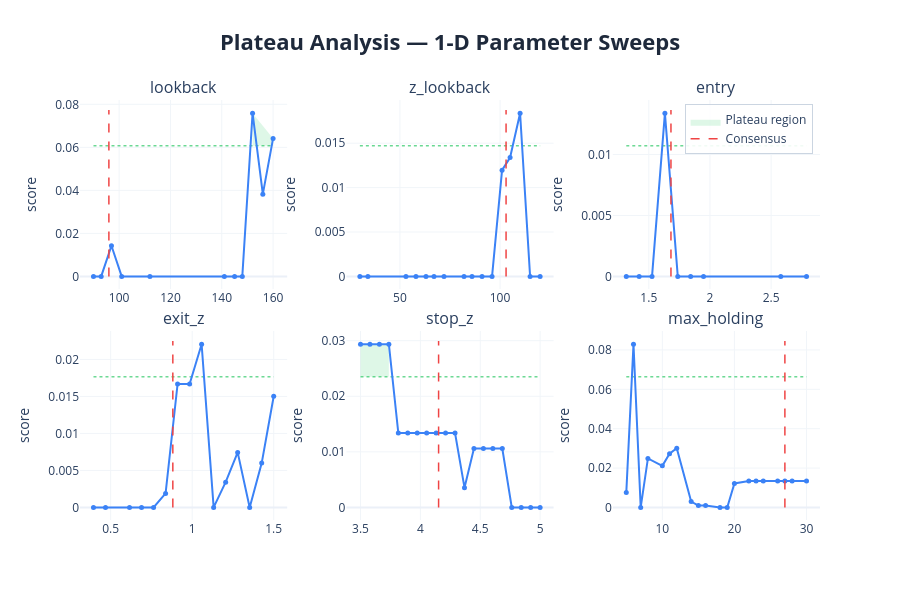

Notebook cell for this chart:
### Markdown cell above
### 1-D Sweep Charts
| Element | Meaning | Good | Bad |
|---------|---------|------|-----|
| **Blue curve** | Composite score at each value of the parameter, with all others held at consensus | Flat-topped curve — performance is insensitive to the exact value | Narrow spike — optimizer latched onto one specific value, everything nearby is worse |
| **Red dashed line** | Where the consensus value sits | On the flat top of the curve | On a steep slope or at the edge of a cliff |
| **Green dashed line** | Cutoff at 80% of peak score — the boundary between plateau and non-plateau | Blue curve stays above this line across most of the range | Blue curve dips below it quickly either side of the peak |
| **Green shading** | Plateau region — all values where the score stays within 20% of the peak | Wide green band spanning most of the range (robust) | Thin sliver or no shading at all (fragile/overfit) |

**Pairs-specific interpretation:**
- `lookback` sweep with a valley in the middle often means short windows capture noise, long windows miss regime changes — look for a stable plateau in between.
- `entry` sweep that peaks sharply at one value and collapses at ±0.2 means the spread distribution is very specific — the strategy is fragile to z-score calibration.

### Code cell
os.makedirs('outputs', exist_ok=True)

# ── visual sweep curves ───────────────────────────────────────────────────
plot_plateau_analysis(
    sweep_results    = sweep_results,
    consensus_params = results['consensus_params'],
    param_defs       = PARAM_DEFS,
    fixed_params     = FIXED_PARAMS,
    threshold        = 0.20,
    show             = False,
    save_html        = 'outputs/wf_plateau_analysis.html',
)

### Figure 1 — Plotly figure (JSON) as saved in the notebook; plotly's stock layout.template omitted (floating-point values rounded to 4 significant figures)
{"data": [{"fill": "toself", "fillcolor": "rgba(34, 197, 94, 0.15)", "hoverinfo": "skip", "line": {"color": "rgba(0,0,0,0)"}, "name": "Plateau region", "showlegend": true, "type": "scatter", "x": [152, 160, 160, 152], "xaxis": "x", "y": [0.07586, 0.06416, 0.06069, 0.06069], "yaxis": "y"}, {"hoverinfo": "skip", "line": {"color": "#22c55e", "dash": "dot", "width": 1}, "mode": "lines", "showlegend": false, "type": "scatter", "x": [90, 160], "xaxis": "x", "y": [0.06069, 0.06069], "yaxis": "y"}, {"hovertemplate": "<b>lookback</b><br>Value: %{x:.4g}<br>Score: %{y:.4f}<br><extra></extra>", "line": {"color": "#3b82f6", "width": 2}, "marker": {"size": 5}, "mode": "lines+markers", "name": "lookback", "showlegend": false, "type": "scatter", "x": [90, 93, 97, 101, 112, 141, 145, 148, 152, 156, 160], "xaxis": "x", "y": [0, 0, 0.01423, 0, 0, 0, 0, 0, 0.07586, 0.03824, 0.06416], "yaxis": "y"}, {"hoverinfo": "skip", "line": {"color": "#ef4444", "dash": "dash", "width": 1.5}, "mode": "lines", "name": "Consensus", "showlegend": true, "type": "scatter", "x": [96, 96], "xaxis": "x", "y": [0, 0.07738], "yaxis": "y"}, {"fill": "toself", "fillcolor": "rgba(34, 197, 94, 0.15)", "hoverinfo": "skip", "line": {"color": "rgba(0,0,0,0)"}, "name": "Plateau region", "showlegend": false, "type": "scatter", "x": [110, 110], "xaxis": "x2", "y": [0.01838, 0.0147], "yaxis": "y2"}, {"hoverinfo": "skip", "line": {"color": "#22c55e", "dash": "dot", "width": 1}, "mode": "lines", "showlegend": false, "type": "scatter", "x": [30, 120], "xaxis": "x2", "y": [0.0147, 0.0147], "yaxis": "y2"}, {"hovertemplate": "<b>z_lookback</b><br>Value: %{x:.4g}<br>Score: %{y:.4f}<br><extra></extra>", "line": {"color": "#3b82f6", "width": 2}, "marker": {"size": 5}, "mode": "lines+markers", "name": "z_lookback", "showlegend": false, "type": "scatter", "x": [30, 34, 53, 58, 63, 67, 72, 82, 86, 91, 96, 101, 105, 110, 115, 120], "xaxis": "x2", "y": [0, 0, 0, 0, 0, 0, 0, 0, 0, 0, 0, 0.01197, 0.01339, 0.01838, 0, 0], "yaxis": "y2"}, {"hoverinfo": "skip", "line": {"color": "#ef4444", "dash": "dash", "width": 1.5}, "mode": "lines", "name": "Consensus", "showlegend": false, "type": "scatter", "x": [103, 103], "xaxis": "x2", "y": [0, 0.01875], "yaxis": "y2"}, {"fill": "toself", "fillcolor": "rgba(34, 197, 94, 0.15)", "hoverinfo": "skip", "line": {"color": "rgba(0,0,0,0)"}, "name": "Plateau region", "showlegend": false, "type": "scatter", "x": [1.632, 1.632], "xaxis": "x3", "y": [0.01339, 0.01071], "yaxis": "y3"}, {"hoverinfo": "skip", "line": {"color": "#22c55e", "dash": "dot", "width": 1}, "mode": "lines", "showlegend": false, "type": "scatter", "x": [1.316, 2.789], "xaxis": "x3", "y": [0.01071, 0.01071], "yaxis": "y3"}, {"hovertemplate": "<b>entry</b><br>Value: %{x:.4g}<br>Score: %{y:.4f}<br><extra></extra>", "line": {"color": "#3b82f6", "width": 2}, "marker": {"size": 5}, "mode": "lines+markers", "name": "entry", "showlegend": false, "type": "scatter", "x": [1.316, 1.421, 1.526, 1.632, 1.737, 1.842, 1.947, 2.579, 2.789], "xaxis": "x3", "y": [0, 0, 0, 0.01339, 0, 0, 0, 0, 0], "yaxis": "y3"}, {"hoverinfo": "skip", "line": {"color": "#ef4444", "dash": "dash", "width": 1.5}, "mode": "lines", "name": "Consensus", "showlegend": false, "type": "scatter", "x": [1.681, 1.681], "xaxis": "x3", "y": [0, 0.01366], "yaxis": "y3"}, {"fill": "toself", "fillcolor": "rgba(34, 197, 94, 0.15)", "hoverinfo": "skip", "line": {"color": "rgba(0,0,0,0)"}, "name": "Plateau region", "showlegend": false, "type": "scatter", "x": [1.058, 1.058], "xaxis": "x4", "y": [0.02206, 0.01765], "yaxis": "y4"}, {"hoverinfo": "skip", "line": {"color": "#22c55e", "dash": "dot", "width": 1}, "mode": "lines", "showlegend": false, "type": "scatter", "x": [0.3947, 1.5], "xaxis": "x4", "y": [0.01765, 0.01765], "yaxis": "y4"}, {"hovertemplate": "<b>exit_z</b><br>Value: %{x:.4g}<br>Score: %{y:.4f}<br><extra></extra>", "line": {"color": "#3b82f6", "width": 2}, "marker": {"size": 5}, "mode": "lines+markers", "name": "exit_z", "showlegend": false, "type": "scatter", "x": [0.3947, 0.4684, 0.6158, 0.6895, 0.7632, 0.8368, 0.9105, 0.9842, 1.058, 1.132, 1.205, 1.279, 1.353, 1.426, 1.5], "xaxis": "x4", "y": [0, 0, 0, 0, 0, 0.001892, 0.01669, 0.01669, 0.02206, 0, 0.003415, 0.007434, 0, 0.005993, 0.01503], "yaxis": "y4"}, {"hoverinfo": "skip", "line": {"color": "#ef4444", "dash": "dash", "width": 1.5}, "mode": "lines", "name": "Consensus", "showlegend": false, "type": "scatter", "x": [0.8813, 0.8813], "xaxis": "x4", "y": [0, 0.0225], "yaxis": "y4"}, {"fill": "toself", "fillcolor": "rgba(34, 197, 94, 0.15)", "hoverinfo": "skip", "line": {"color": "rgba(0,0,0,0)"}, "name": "Plateau region", "showlegend": false, "type": "scatter", "x": [3.5, 3.579, 3.658, 3.737, 3.737, 3.658, 3.579, 3.5], "xaxis": "x5", "y": [0.02937, 0.02937, 0.02937, 0.02937, 0.0235, 0.0235, 0.0235, 0.0235], "yaxis": "y5"}, {"hoverinfo": "skip", "line": {"color": "#22c55e", "dash": "dot", "width": 1}, "mode": "lines", "showlegend": false, "type": "scatter", "x": [3.5, 5], "xaxis": "x5", "y": [0.0235, 0.0235], "yaxis": "y5"}, {"hovertemplate": "<b>stop_z</b><br>Value: %{x:.4g}<br>Score: %{y:.4f}<br><extra></extra>", "line": {"color": "#3b82f6", "width": 2}, "marker": {"size": 5}, "mode": "lines+markers", "name": "stop_z", "showlegend": false, "type": "scatter", "x": [3.5, 3.579, 3.658, 3.737, 3.816, 3.895, 3.974, 4.053, 4.132, 4.211, 4.289, 4.368, 4.447, 4.526, 4.605, 4.684, 4.763, 4.842, 4.921, 5], "xaxis": "x5", "y": [0.02937, 0.02937, 0.02937, 0.02937, 0.01339, 0.01339, 0.01339, 0.01339, 0.01339, 0.01339, 0.01339, 0.003554, 0.01059, 0.01059, 0.01059, 0.01059, 0, 0, 0, 0], "yaxis": "y5"}, {"hoverinfo": "skip", "line": {"color": "#ef4444", "dash": "dash", "width": 1.5}, "mode": "lines", "name": "Consensus", "showlegend": false, "type": "scatter", "x": [4.152, 4.152], "xaxis": "x5", "y": [0, 0.02996], "yaxis": "y5"}, {"fill": "toself", "fillcolor": "rgba(34, 197, 94, 0.15)", "hoverinfo": "skip", "line": {"color": "rgba(0,0,0,0)"}, "name": "Plateau region", "showlegend": false, "type": "scatter", "x": [6, 6], "xaxis": "x6", "y": [0.08292, 0.06634], "yaxis": "y6"}, {"hoverinfo": "skip", "line": {"color": "#22c55e", "dash": "dot", "width": 1}, "mode": "lines", "showlegend": false, "type": "scatter", "x": [5, 30], "xaxis": "x6", "y": [0.06634, 0.06634], "yaxis": "y6"}, {"hovertemplate": "<b>max_holding</b><br>Value: %{x:.4g}<br>Score: %{y:.4f}<br><extra></extra>", "line": {"color": "#3b82f6", "width": 2}, "marker": {"size": 5}, "mode": "lines+markers", "name": "max_holding", "showlegend": false, "type": "scatter", "x": [5, 6, 7, 8, 10, 11, 12, 14, 15, 16, 18, 19, 20, 22, 23, 24, 26, 27, 28, 30], "xaxis": "x6", "y": [0.00753, 0.08292, 0, 0.02487, 0.02114, 0.02732, 0.03006, 0.002971, 0.0009601, 0.0009314, 0, 0, 0.01216, 0.01339, 0.01339, 0.01339, 0.01339, 0.01339, 0.01339, 0.01339], "yaxis": "y6"}, {"hoverinfo": "skip", "line": {"color": "#ef4444", "dash": "dash", "width": 1.5}, "mode": "lines", "name": "Consensus", "showlegend": false, "type": "scatter", "x": [27, 27], "xaxis": "x6", "y": [0, 0.08458], "yaxis": "y6"}], "layout": {"annotations": [{"font": {"size": 16}, "showarrow": false, "text": "lookback", "x": 0.14, "xanchor": "center", "xref": "paper", "y": 1, "yanchor": "bottom", "yref": "paper"}, {"font": {"size": 16}, "showarrow": false, "text": "z_lookback", "x": 0.5, "xanchor": "center", "xref": "paper", "y": 1, "yanchor": "bottom", "yref": "paper"}, {"font": {"size": 16}, "showarrow": false, "text": "entry", "x": 0.86, "xanchor": "center", "xref": "paper", "y": 1, "yanchor": "bottom", "yref": "paper"}, {"font": {"size": 16}, "showarrow": false, "text": "exit_z", "x": 0.14, "xanchor": "center", "xref": "paper", "y": 0.45, "yanchor": "bottom", "yref": "paper"}, {"font": {"size": 16}, "showarrow": false, "text": "stop_z", "x": 0.5, "xanchor": "center", "xref": "paper", "y": 0.45, "yanchor": "bottom", "yref": "paper"}, {"font": {"size": 16}, "showarrow": false, "text": "max_holding", "x": 0.86, "xanchor": "center", "xref": "paper", "y": 0.45, "yanchor": "bottom", "yref": "paper"}], "height": 600, "legend": {"bgcolor": "rgba(255, 255, 255, 0.9)", "bordercolor": "#cbd5e1", "borderwidth": 1, "x": 0.99, "xanchor": "right", "y": 0.99, "yanchor": "top"}, "title": {"font": {"color": "#1E293B", "size": 22}, "text": "<b>Plateau Analysis — 1-D Parameter Sweeps</b>", "x": 0.5, "xanchor": "center"}, "xaxis": {"anchor": "y", "domain": [0, 0.28], "gridcolor": "#f1f5f9", "gridwidth": 1, "showgrid": true}, "xaxis2": {"anchor": "y2", "domain": [0.36, 0.64], "gridcolor": "#f1f5f9", "gridwidth": 1, "showgrid": true}, "xaxis3": {"anchor": "y3", "domain": [0.72, 1], "gridcolor": "#f1f5f9", "gridwidth": 1, "showgrid": true}, "xaxis4": {"anchor": "y4", "domain": [0, 0.28], "gridcolor": "#f1f5f9", "gridwidth": 1, "showgrid": true}, "xaxis5": {"anchor": "y5", "domain": [0.36, 0.64], "gridcolor": "#f1f5f9", "gridwidth": 1, "showgrid": true}, "xaxis6": {"anchor": "y6", "domain": [0.72, 1], "gridcolor": "#f1f5f9", "gridwidth": 1, "showgrid": true}, "yaxis": {"anchor": "x", "domain": [0.55, 1], "gridcolor": "#f1f5f9", "gridwidth": 1, "showgrid": true, "title": {"text": "score"}}, "yaxis2": {"anchor": "x2", "domain": [0.55, 1], "gridcolor": "#f1f5f9", "gridwidth": 1, "showgrid": true, "title": {"text": "score"}}, "yaxis3": {"anchor": "x3", "domain": [0.55, 1], "gridcolor": "#f1f5f9", "gridwidth": 1, "showgrid": true, "title": {"text": "score"}}, "yaxis4": {"anchor": "x4", "domain": [0, 0.45], "gridcolor": "#f1f5f9", "gridwidth": 1, "showgrid": true, "title": {"text": "score"}}, "yaxis5": {"anchor": "x5", "domain": [0, 0.45], "gridcolor": "#f1f5f9", "gridwidth": 1, "showgrid": true, "title": {"text": "score"}}, "yaxis6": {"anchor": "x6", "domain": [0, 0.45], "gridcolor": "#f1f5f9", "gridwidth": 1, "showgrid": true, "title": {"text": "score"}}}}
